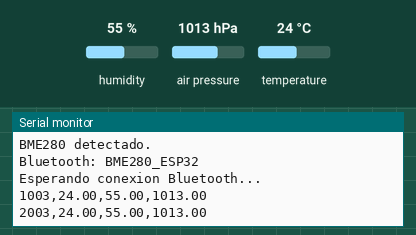
Simulated run of this sketch. Board: ESP32. On the bench: the last lines printed to the serial monitor. Inputs (shaded band) come from the test bench; at power-on: humidity 55 %, air pressure 1013 hPa, temperature 24 °C. Nothing arrives over Bluetooth unless stated.

Above: at 2.2 s.
2.3 s: humidity set to 22 %
At 3.6 s:
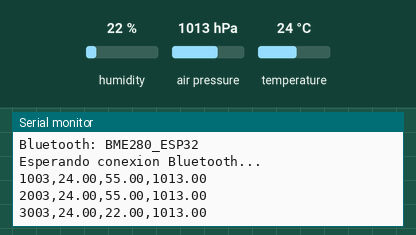
3.8 s: air pressure set to 952 hPa
At 4.8 s:
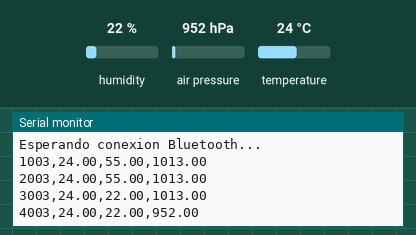
5.3 s: temperature set to 12 °C
At 6.3 s:
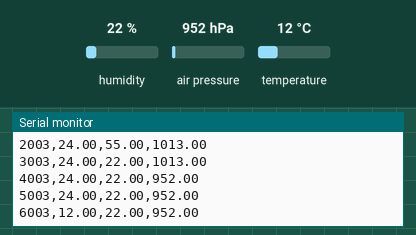
Timing chart, 0 to 8.3 s (numbered marks = the images above; inputs shaded):
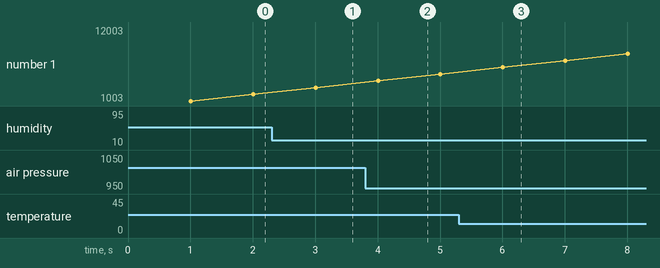

The sketch:

sensorPTH.ino
```cpp
#include <Arduino.h>
#include <Wire.h>
#include <Adafruit_BME280.h>
#include <BluetoothSerial.h>


#define SDA_PIN 21
#define SCL_PIN 22


const unsigned long PERIODO_MS = 1000;


Adafruit_BME280 bme;
BluetoothSerial SerialBT;


unsigned long ultimaLectura = 0;
bool sensorDisponible = false;


void setup() {
    Serial.begin(115200);
    delay(1000);


    Serial.println("\n=== Sensor GY-BME280 ===");


    Wire.begin(SDA_PIN, SCL_PIN);
    Wire.setClock(100000);


    sensorDisponible = bme.begin(0x76, &Wire);


    if (!sensorDisponible) {
        sensorDisponible = bme.begin(0x77, &Wire);
    }


    if (!sensorDisponible) {
        Serial.println("ERROR: BME280 no detectado.");
        Serial.println("Revisa las conexiones I2C.");


        while (true) {
            delay(1000);
        }
    }


    if (!SerialBT.begin("BME280_ESP32")) {
        Serial.println("ERROR al iniciar Bluetooth.");


        while (true) {
            delay(1000);
        }
    }


    Serial.println("BME280 detectado.");
    Serial.println("Bluetooth: BME280_ESP32");
    Serial.println("Esperando conexion Bluetooth...");
}


void loop() {
    unsigned long ahora = millis();


    if (ahora - ultimaLectura >= PERIODO_MS) {
        ultimaLectura = ahora;


        float temperatura = bme.readTemperature();
        float humedad = bme.readHumidity();
        float presion = bme.readPressure() / 100.0F;


        if (isnan(temperatura) ||
            isnan(humedad) ||
            isnan(presion)) {
            Serial.println("Error leyendo el BME280.");
            return;
        }


        // Formato: ms,temperatura_C,humedad_pct,presion_hPa
        char registro[100];


        snprintf(
            registro,
            sizeof(registro),
            "%lu,%.2f,%.2f,%.2f",
            ahora,
            temperatura,
            humedad,
            presion
        );


        Serial.println(registro);


        if (SerialBT.hasClient()) {
            SerialBT.println(registro);
        }
    }
}
```

Measured:
- after the input at 2.3 s, the serial monitor: prints a new line after 0.71 s (image 1)
- after the input at 3.8 s, the serial monitor: prints a new line after 0.21 s (image 2)
- after the input at 5.3 s, the serial monitor: prints a new line after 0.71 s (image 3)
